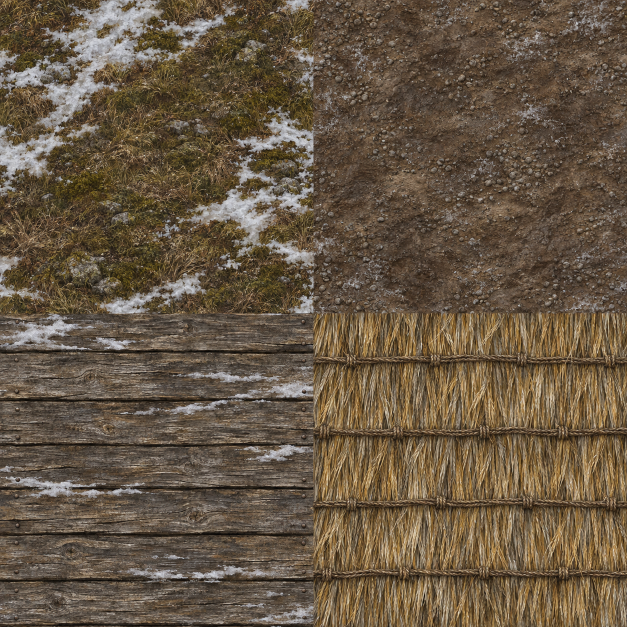
#> input picture art/world/dagger-isle/materials.png, 1254 x 1254 px (shown at 1/2 size)
$ python bake_dagger_isle_ground.py
#> lines starting #> are read from the running program, lines starting #| are printed output that depends on the picture; after the words box and inside, x2 and y2 are one past the last pixel; in counts of white or black regions, pixels touching at a corner belong together
#!/usr/bin/env python3
# SPDX-License-Identifier: GPL-3.0-or-later
"""Bake one north-up material overlay for the Dagger Isle terrain mesh."""
from pathlib import Path
from random import Random

from PIL import Image, ImageChops, ImageDraw, ImageEnhance, ImageFilter, ImageOps

ART = Path(__file__).resolve().parents[1] / "art/world/dagger-isle"
ORIGIN = (3976, 546)
SCALE = 32
SIZE = (64 * SCALE, 48 * SCALE)


def pixel(x, y):
    return (round((x - ORIGIN[0]) * SCALE), round((y - ORIGIN[1]) * SCALE))


def bake():
    material = Image.open(ART / "materials.png").convert("RGB")
#> material is the input picture: PIL image 1254x1254 RGB; mean R, G, B 102.8, 87.2, 68.3
    half = material.width // 2
#> half = 627

    def cover(quadrant):
        left = quadrant * half
        patch = material.crop((left + 6, 6, left + half - 6, half - 6)).resize(
            (320, 320), Image.Resampling.LANCZOS)
        result = Image.new("RGB", SIZE)
        for row, y in enumerate(range(0, SIZE[1], patch.height)):
            strip = ImageOps.flip(patch) if row % 2 else patch
            for col, x in enumerate(range(0, SIZE[0], patch.width)):
                result.paste(ImageOps.mirror(strip) if col % 2 else strip, (x, y))
        return result

    rng = Random(3980572)

    def noise(spacing):
        size = tuple(max(2, side // spacing) for side in SIZE)
        return Image.frombytes("L", size, rng.randbytes(size[0] * size[1])).resize(
            SIZE, Image.Resampling.BICUBIC)

    coarse = noise(63)
    grain = Image.blend(noise(14), noise(2), .36)
    drift = Image.blend(coarse, grain, .39)
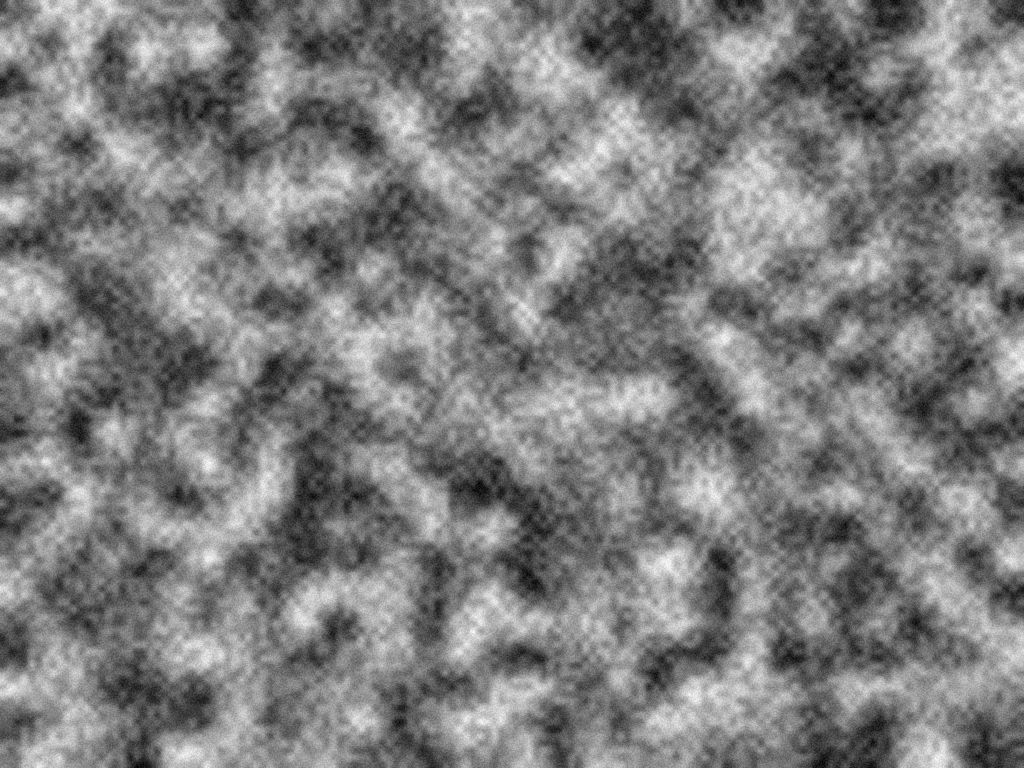
#> drift: PIL image 2048x1536 L (shown at 1/2 size); min 0, max 255, mean 125.9
    road = Image.new("L", SIZE)
#> road: PIL image 2048x1536 L; every value is 0
    brush = ImageDraw.Draw(road)

    def trail(points, radius):
#> called with radius = 1.45
        coords = [pixel(*point) for point in points]
        r = round(radius * SCALE)
        brush.line(coords, fill=255, width=2 * r, joint="curve")
        for x, y in coords:
            brush.ellipse((x-r, y-r, x+r, y+r), fill=255)
#> this loop made 11 passes
#> (x, y) on passes 1 to 11: (128, 842), (288, 832), (448, 826), (608, 838), (768, 854), (928, 838), (1120, 822), (1280, 819), (1376, 781), (1440, 717), (1456, 640)

    # A wide landing, then a worn lane which curves into the assembly porch.
    trail([(3980,572.3), (3985,572), (3990,571.8), (3995,572.2), (4000,572.7),
           (4005,572.2), (4011,571.7), (4016,571.6), (4019,570.4), (4021,568.4),
           (4021.5,566)], 1.45)
    trail([(3984.8,572), (3987.2,571.3), (3989.1,570.5)], 2.25)
#> the loop in trail (call 2), `for x, y in coords:` made 3 passes
#> (x, y) on passes 1 to 3: (282, 832), (358, 810), (419, 784)
    trail([(3987,572), (3989,570.2), (3990.5,568), (3990.5,566)], 1.15)
    trail([(4000.4,572.4), (4002.3,571.2), (4003.5,569.4), (4003.5,566)], 1.0)
    trail([(4000,572.3), (3999.2,574.8), (3999.2,578.4), (3999.5,581.5),
           (3998.7,584.3), (3997.4,585.4), (3995.8,585.5), (3994.5,584)], .85)
    trail([(3999.2,575), (4001.1,576.1), (4004.4,578.5)], .6)

    wear = road.filter(ImageFilter.GaussianBlur(16))
    wear = ImageChops.add(wear, grain.point(lambda v: (v-128)*.58+128), offset=-128)
    wear = wear.point(lambda v: max(0, min(255, (v-25)*1.28)))

    wear = ImageChops.multiply(wear, road.filter(ImageFilter.GaussianBlur(27)).point(lambda v: min(255, v*3)))

    # A soft irregular perimeter lets the original snowy coast and hillside show through.
    pasture = Image.new("L", SIZE)
    outline = [(3982,553), (3994,551), (4014,551), (4034,552), (4036,566),
               (4034,583), (4028,587), (4014,587), (4001,585), (3990,587),
               (3986,580), (3982,574), (3980,567)]
    ImageDraw.Draw(pasture).polygon([pixel(*p) for p in outline], fill=255)
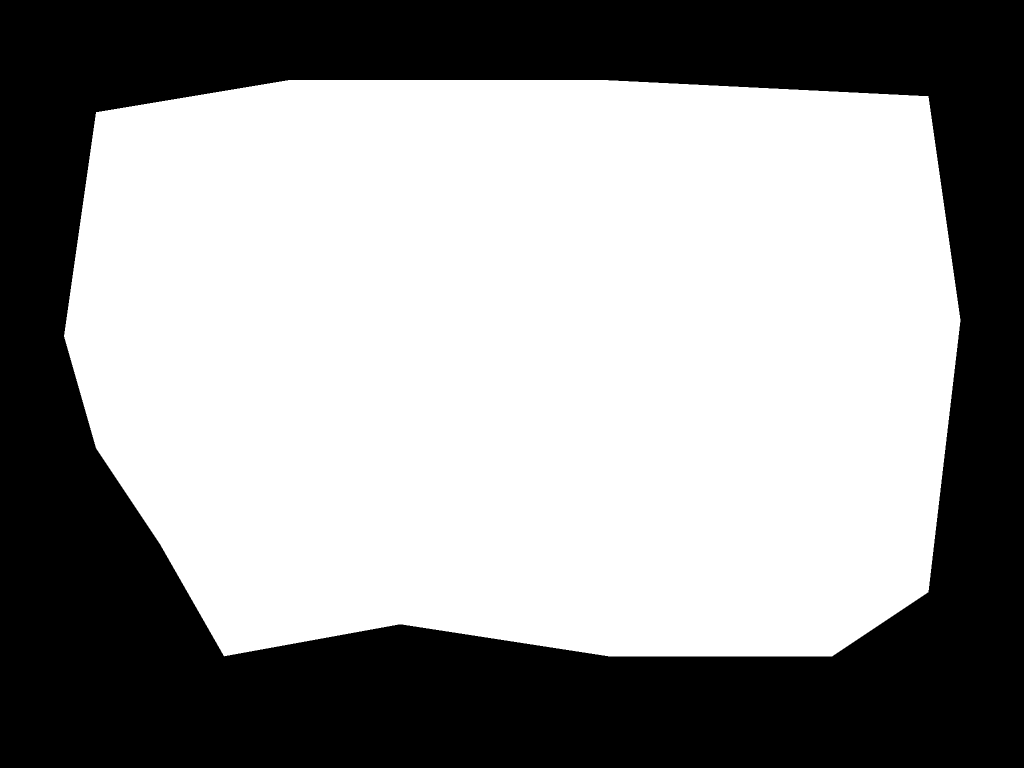
#> pasture: PIL image 2048x1536 L (shown at 1/2 size); 59% white; 1 black region, box (x1, y1, x2, y2) and area: (0, 0, 2048, 1536) 1288543
    pasture = pasture.filter(ImageFilter.GaussianBlur(48))
    grass = cover(0)
#> in cover, `result = Image.new("RGB", SIZE)`: result: PIL image 2048x1536 RGB; every value is 0
#> after the loop in cover, `for row, y in enumerate(range(0, SIZE[1], patch.height)):`:
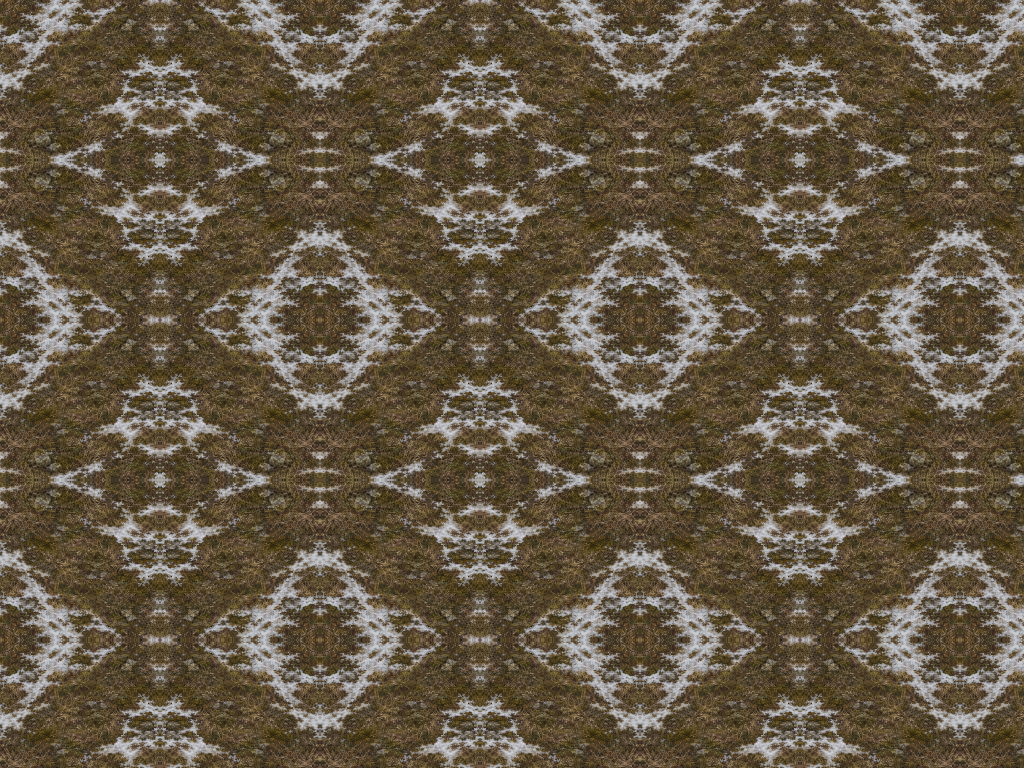
#> result: PIL image 2048x1536 RGB (shown at 1/2 size); mean R, G, B 100.8, 88.3, 69
    earth = ImageEnhance.Color(cover(1)).enhance(1.18)
#> call 2 of cover, with quadrant = 1
#> in cover (call 2), `patch = material.crop((left + 6, 6, left + half - 6, half - 6)).resize..`:
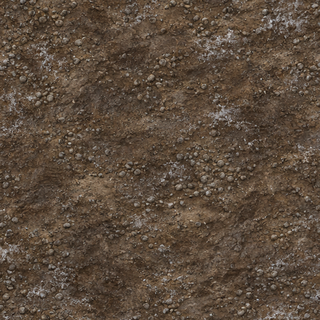
#> patch: PIL image 320x320 RGB; mean R, G, B 91.3, 75.4, 60.9
#> after the loop in cover (call 2), `for row, y in enumerate(range(0, SIZE[1], patch.height)):`:
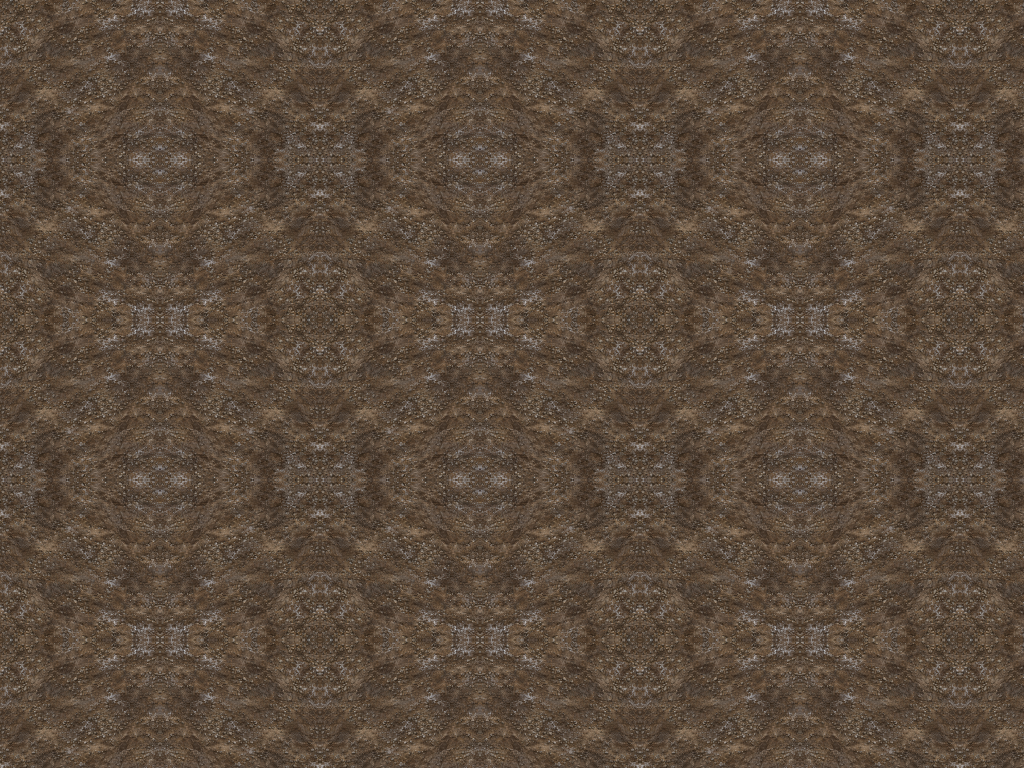
#> result: PIL image 2048x1536 RGB (shown at 1/2 size); mean R, G, B 91.2, 75.3, 60.8
    earth = ImageEnhance.Brightness(earth).enhance(1.10)
    # Snow settles in broad drifts and small pockets between the painted grass tufts.
    exposure = ImageChops.add(pasture.point(lambda v: v*.55), drift, offset=-60)
    exposure = ImageChops.subtract(exposure, ImageOps.grayscale(grass).point(lambda v: v*.25))
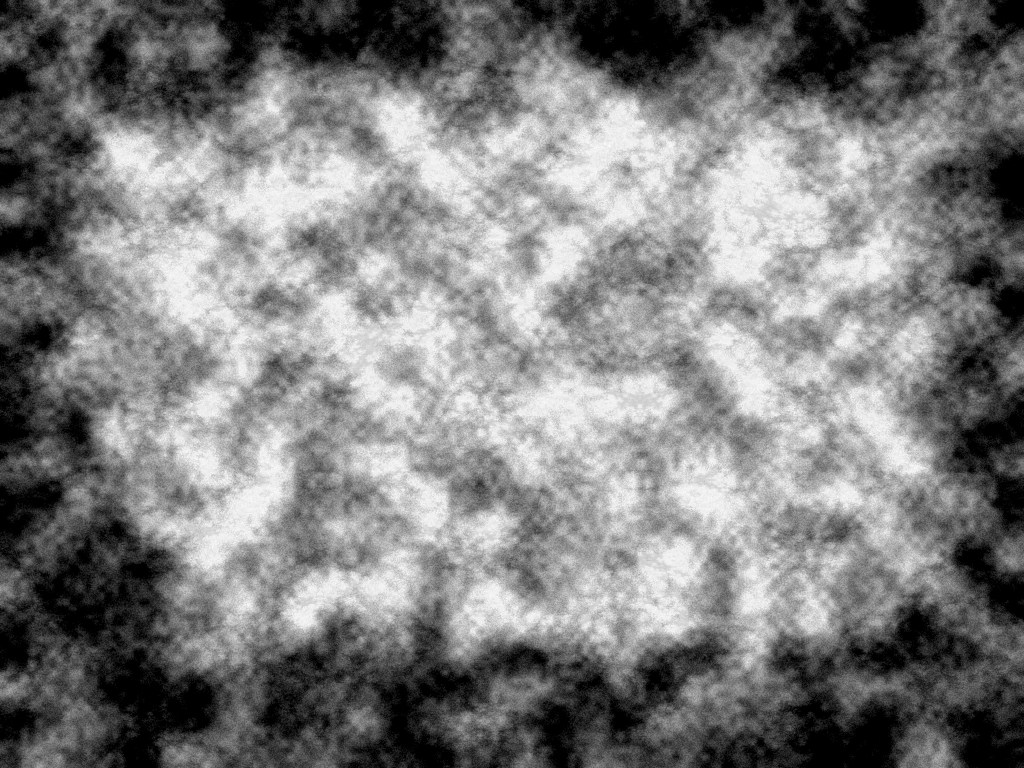
#> exposure: PIL image 2048x1536 L (shown at 1/2 size); min 0, max 253, mean 126.3
    exposure = exposure.point(lambda v: max(0, min(255, (v-129)*5)))
    exposure = ImageChops.multiply(exposure, pasture)
    opacity = ImageChops.lighter(exposure, wear)
    rgb = Image.composite(earth, grass, wear)
    # ClassicUO uses premultiplied alpha for world sprites.
    rgb = Image.composite(rgb, Image.new("RGB", SIZE), opacity)
    rgb.putalpha(opacity)
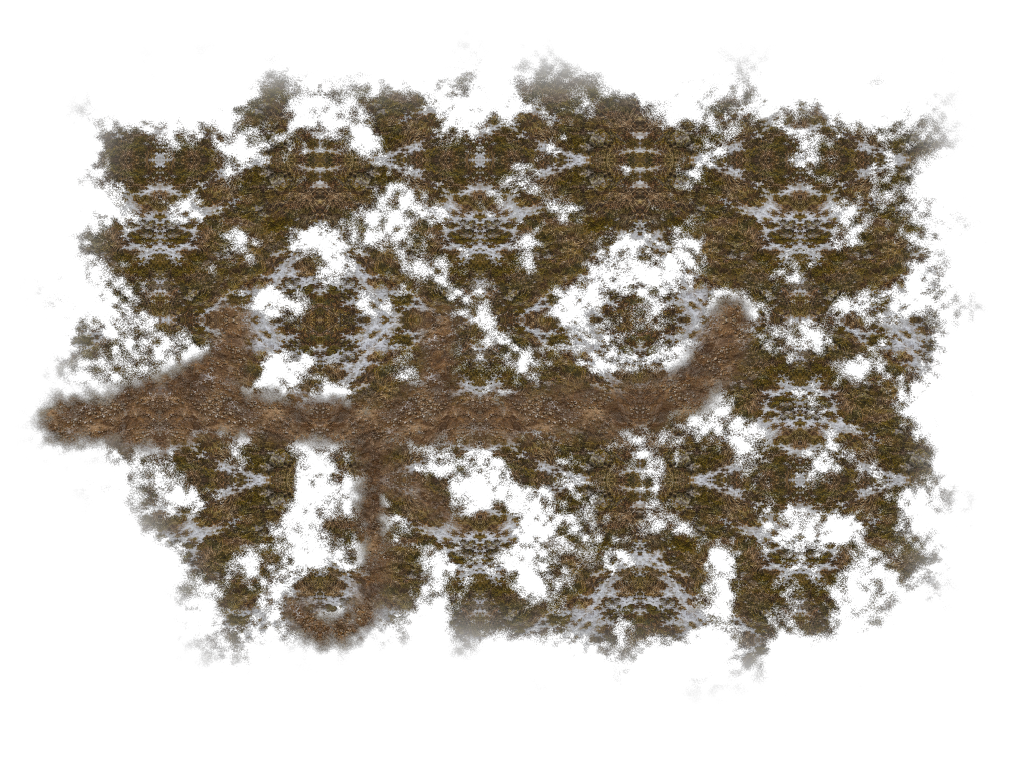
#> rgb: PIL image 2048x1536 RGBA (shown at 1/2 size); mean R, G, B, A 38.8, 33, 24.9, 103.2; transparent parts drawn white
    rgb.save(ART / "village-ground.png")


if __name__ == "__main__":
    bake()
